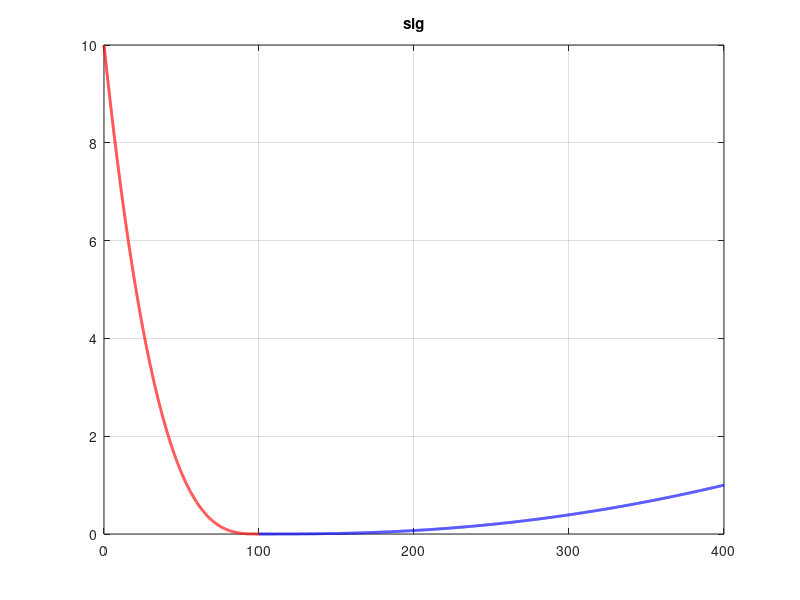
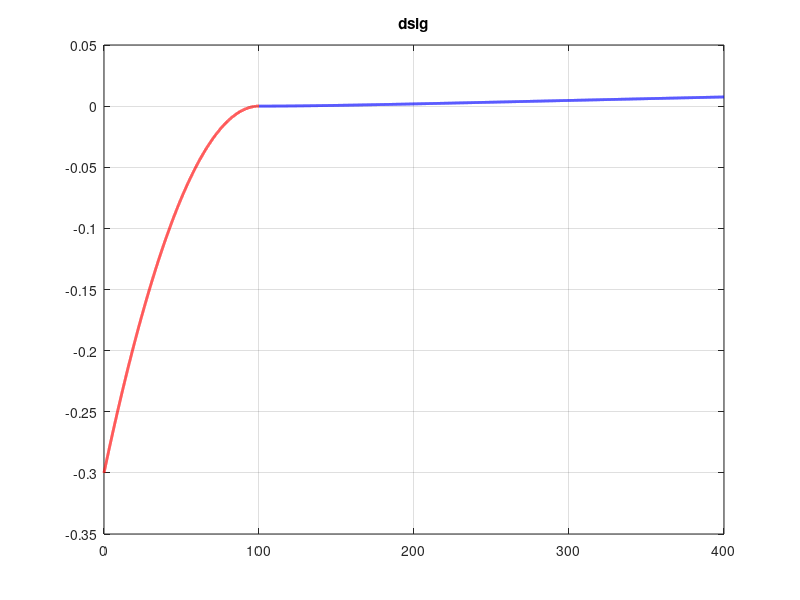
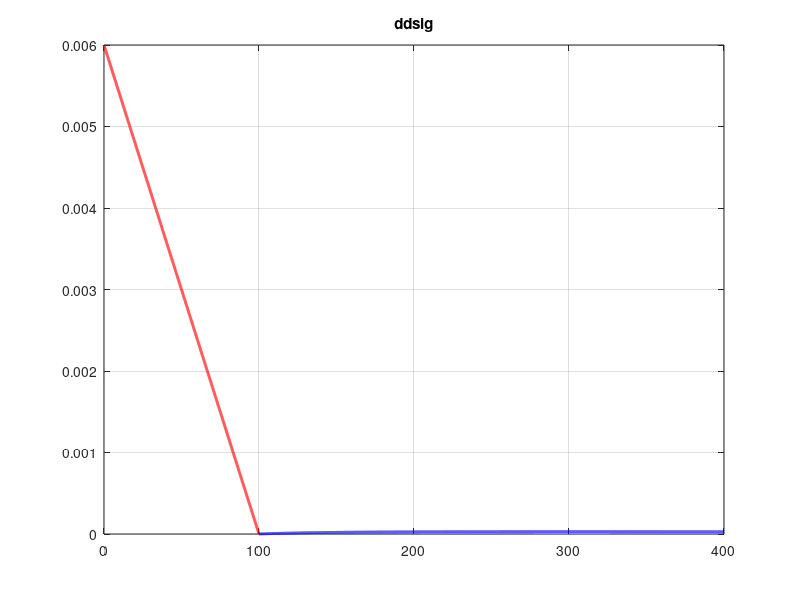

These figures' MATLAB source, in order:
close all, clear all, clc

d = 10;

c1 = 10;
c2 = 1;

pts = 10^4;

s = linspace(0,d^2,pts);
L_s = length(s);
sig1 = zeros(1,L_s);
dsig1 = zeros(1,L_s);
ddsig1 = zeros(1,L_s);

for k = 1:L_s
    sig1(k) = c1*(1-s(k)/d^2)^3;
    dsig1(k) = c1*(-3/d^2)*(1-s(k)/d^2)^2;
    ddsig1(k) = c1*(6/d^4)*(1-s(k)/d^2);
end

s_ = s;

s = linspace(d^2,4*d^2,pts);
L_s = length(s);
sig2 = zeros(1,L_s);
dsig2 = zeros(1,L_s);
ddsig2 = zeros(1,L_s);

for k = 1:L_s
    sig2(k) = c2*(sqrt(s(k))/d-1)^3;
    dsig2(k) = 1.5*c2/d^3*(sqrt(s(k))-d)^2/sqrt(s(k));
    ddsig2(k) = 0.75*c2/d^3*(s(k)-d^2)/sqrt(s(k))^3;
end

figure
plot(s_, sig1, 'r', 'linewidth', 2)
hold on
plot(s, sig2, 'b', 'linewidth', 2)
title('sig')
grid on, zoom on

figure
plot(s_, dsig1, 'r', 'linewidth', 2)
hold on
plot(s, dsig2, 'b', 'linewidth', 2)
title('dsig')
grid on, zoom on

figure
plot(s_, ddsig1, 'r', 'linewidth', 2)
hold on
plot(s, ddsig2, 'b', 'linewidth', 2)
title('ddsig')
grid on, zoom on




